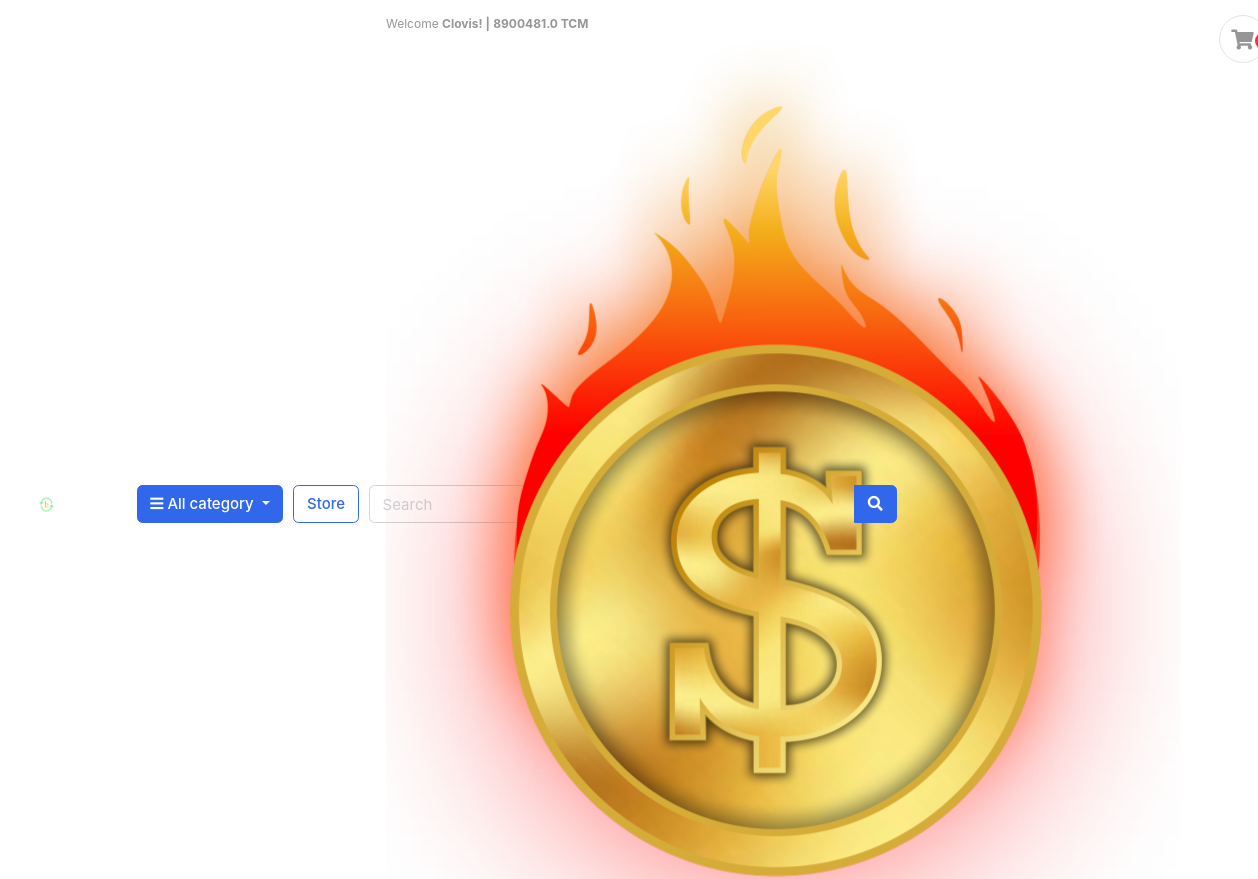
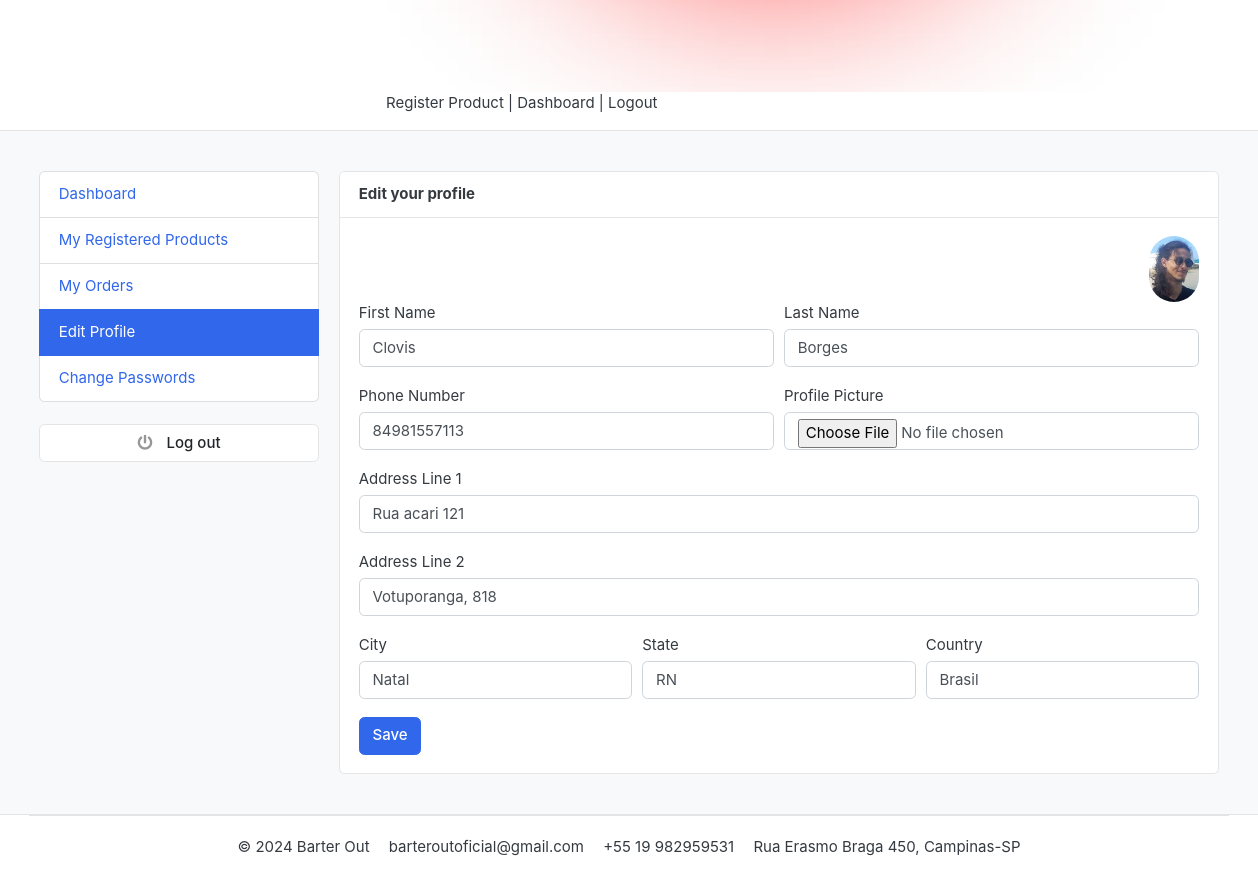
/accounts/edit_profile/ (signed in), run on the app's committed database (2 pictures, top to bottom).
### accounts/models.py (models this page shows, shortened)
class Account(AbstractBaseUser):
    first_name = models.CharField(max_length=50)
    last_name = models.CharField(max_length=50)
    username = models.CharField(max_length=50, blank=True, null=True)
    email = models.EmailField(max_length=100, unique=True)
    phone_number = models.CharField(max_length=50, blank=True)
    document = models.CharField(max_length=15, unique=True)
    address = models.CharField(max_length=100, blank=True, null=True)
    TCM_wallet = models.FloatField(default=0, editable=True)
    date_joined = models.DateTimeField(auto_now_add=True)
    last_login = models.DateTimeField(auto_now=True)
    is_admin = models.BooleanField(default=False)
    is_staff = models.BooleanField(default=False)
    is_active = models.BooleanField(default=False)
    is_superadmin = models.BooleanField(default=False)
    USERNAME_FIELD = 'email'
    REQUIRED_FIELDS = ['username', 'first_name',
                       'last_name', 'document', 'address', 'phone_number',]
    objects = MyAccountManager()

class UserProfile(models.Model):
    user = models.OneToOneField(Account, on_delete=models.CASCADE)
    address_line_1 = models.CharField(blank=True, max_length=100)
    address_line_2 = models.CharField(blank=True, max_length=100)
    profile_picture = models.ImageField(blank=True, upload_to='userprofile')
    city = models.CharField(blank=True, max_length=20)
    state = models.CharField(blank=True, max_length=20)
    country = models.CharField(blank=True, max_length=20)

### accounts/views.py (the view)
# urls.py: path('edit_profile/', views.edit_profile, name='edit_profile'),
@login_required(login_url='login')
def edit_profile(request):
    userprofile = get_object_or_404(UserProfile, user=request.user)
    if request.method == 'POST':
        user_form = UserForm(request.POST, instance=request.user)
        profile_form = UserProfileForm(
            request.POST, request.FILES, instance=userprofile)
        if user_form.is_valid() and profile_form.is_valid():
            user_form.save()
            profile_form.save()
            messages.success(request, 'Your profile has been updated.')
            return redirect('edit_profile')
    else:
        user_form = UserForm(instance=request.user)
        profile_form = UserProfileForm(instance=userprofile)
    context = {
        'user_form': user_form,
        'profile_form': profile_form,
        'userprofile': userprofile,
    }
    return render(request, 'accounts/edit_profile.html', context)

### accounts/forms.py
class UserForm(forms.ModelForm):
    class Meta:
        model = Account
        fields = ('first_name', 'last_name', 'phone_number')
    def __init__(self, *args, **kwargs):
        super(UserForm, self).__init__(*args, **kwargs)
        for field in self.fields:
            self.fields[field].widget.attrs['class'] = 'form-control'

class UserProfileForm(forms.ModelForm):
    profile_picture = forms.ImageField(required=False, error_messages={
                                       'invalid': ("Image files only")},
                                        widget=forms.FileInput)
    class Meta:
        model = UserProfile
        fields = ('address_line_1', 'address_line_2', 'city',
                  'state', 'country', 'profile_picture')
    def __init__(self, *args, **kwargs):
        super(UserProfileForm, self).__init__(*args, **kwargs)
        for field in self.fields:
            self.fields[field].widget.attrs['class'] = 'form-control'

### accounts/context_processors.py (called while the page is built)
def tcm_wallet(request):
    TCM_wallet = 0  # Valor padrão se o usuário não estiver logado ou se não houver TCM_wallet definido
    if request.user.is_authenticated:
        user = Account.objects.get(pk=request.user.pk)
        TCM_wallet = user.TCM_wallet
    return {'TCM_wallet': TCM_wallet}

### carts/context_processors.py (called while the page is built)
def counter(request):
    cart_count = 0
    if 'admin' in request.path:
        return {}
    else:
        try:
            cart = Cart.objects.filter(cart_id=_cart_id(request))
            if request.user.is_authenticated:
                cart_items = CartItem.objects.all().filter(user=request.user)
            else:
                cart_items = CartItem.objects.all().filter(cart=cart[:1])
            for cart_item in cart_items:
                cart_count += cart_item.quantity
        except Cart.DoesNotExist:
            cart_count = 0
    return dict(cart_count=cart_count)

### carts/views.py (called while the page is built)
def _cart_id(request):
    cart = request.session.session_key
    if not cart:
        cart = request.session.create()
    return cart

### category/context_processors.py (called while the page is built)
def menu_links(request):
    links = Category.objects.all()
    return dict(links=links)

### category/models.py (called while the page is built)
    def get_url(self):
        return reverse('products_by_category', args=[self.slug])

### templates/accounts/edit_profile.html (shortened to what this page needs)
{% extends 'base.html' %}
{% block content %}
<section class="section-conten padding-y bg">
<div class="container">
	<div class="row">
	{% include 'includes/dashboard_sidebar.html' %}
	<main class="col-md-9">
		<article class="card">
		<header class="card-header">
			<strong class="d-inline-block mr-3">Edit your profile</strong>
		</header>
		<div class="card-body">
			<div class="text-right">
				<img src="{{userprofile.profile_picture.url}}" alt="Profile Picture" width="50" style="border-radius:50px;">
			</div>
			<div class="row">
			<div class="col-md-12">
				<form action="{% url 'edit_profile' %}" method="POST" enctype="multipart/form-data">
					<div class="form-row">
						<div class="form-group col-md-6">
							<label>First Name</label>
							{{user_form.first_name}}
						</div>
						<div class="form-group col-md-6">
							<label>Last Name</label>
							{{user_form.last_name}}
						</div>
					</div>
					<div class="form-row">
						<div class="form-group col-md-6">
							<label>Phone Number</label>
							{{user_form.phone_number}}
						</div>
						<div class="form-group col-md-6">
							<label>Profile Picture</label>
							{{profile_form.profile_picture}}
						</div>
					</div>
					<div class="form-group">
						<label>Address Line 1</label>
						{{profile_form.address_line_1}}
					</div>
					<div class="form-group">
						<label>Address Line 2</label>
						{{profile_form.address_line_2}}
					</div>
					<div class="form-row">
						<div class="form-group col-md-4">
							<label>City</label>
							{{profile_form.city}}
						</div>
						<div class="form-group col-md-4">
							<label>State</label>
							{{profile_form.state}}
						</div>
						<div class="form-group col-md-4">
							<label>Country</label>
							{{profile_form.country}}
						</div>
					</div>
					<input type="submit" value="Save" class="btn btn-primary">
				</form>
			</div>
			</div>
		</div>
		</article>
	</main>
</div>
</div>
</section>
{% endblock %}

### templates/includes/navbar.html (shortened to what this page needs)
{% load static %}
<header class="section-header">
    <section class="header-main border-bottom">
        <div class="container">
            <div class="row align-items-center navbar-padding-right">
                <div class="col-md-1">
                    <a href="/" class="brand-wrap"><img class="logo-da-day" src="{% static './images/BARTER_OUT_logo.png' %}"></a>
                </div>
                <div class="col-lg col-sm col-md col-6 flex-grow-0">
                    <div class="category-wrap dropdown d-inline-block float-right">
                        <button type="button" class="btn btn-primary dropdown-toggle" data-toggle="dropdown">
                            <i class="fa fa-bars"></i> All category
                        </button>
                    </div>
                </div>
                <a href="{% url 'store' %}" class="btn btn-outline-primary">Store</a>
                <div class="col-lg col-md-6 col-sm-6">
                    <form action="{% url 'search' %}" class="search" method="GET">
                        <div class="input-group w-100">
                            <div class="input-group-append">
                                <button class="btn btn-primary" type="submit">
                                    <i class="fa fa-search"></i>
                                </button>
                            </div>
                        </div>
                    </form>
                </div>
                <div class="col-lg-3 col-sm-6 col-8 order-2 order-lg-3 nav-options">
                    <div class="d-flex justify-content-end mb-3 mb-lg-0 nav-options">
                        {% if user.id is None %}
                            <div class="widget-header">
                                <small class="title text-muted">Welcome guest!</small>
                                <div>
                                    <a href="{% url 'login' %}">Sign in</a> <span class="dark-transp"> | </span>
                                    <a href="{% url 'register' %}">Register</a>
                                </div>
                            </div>
                        {% else %}
                            <div class="widget-header">
                                <small class="title text-muted">
                                    Welcome    <b>  {{ user.first_name }}!  |</b>
                                    <b>  {{ TCM_wallet }} TCM</b>
                                    <span class="tcm-icon-container">
                                        <img class="tcm-icon" src="{% static 'images/BARTER_OUT.png' %}" alt="TCM Icon">
                                    </span>
                                </small>
                                <div class="widget-links">
                                    <a href="{% url 'register_product' %}">Register Product</a>
                                    <span class="dark-transp"> | </span>
                                    <a href="{% url 'dashboard' %}">Dashboard</a>
                                    <span class="dark-transp"> | </span>
                                    <a href="{% url 'logout' %}">Logout</a>
                                </div>
                            </div>
                        {% endif %}
                        <a href="{% url 'cart' %}" class="widget-header pl-3 ml-4">
                            <div class="icon icon-sm rounded-circle border"><i class="fa fa-shopping-cart"></i></div>
                            {% if cart_count > 0 %}
                                <span class="badge badge-pill badge-danger notify" style="margin-top: 20px">{{ cart_count }}</span>
                            {% endif %}
                        </a>
                    </div>
                </div>
            </div>
        </div>
    </section>
</header>

### static/css/ui.css (style rules this page uses)
html { font-family: "Inter", sans-serif; font-size: 15px; }
.icon-xs, .icon-sm, .icon-md, .icon-lg { display: inline-block; text-align: center; flex-shrink: 0; flex-grow: 0; }
.icon-sm { width: 48px; height: 48px; line-height: 48px !important; font-size: 20px; }
.padding-y { padding-top: 40px; padding-bottom: 40px; }
article:after, .form-group:after { display: block; clear: both; content: ""; }
.bg { background-color: #f8f9fa; }
.header-main { position: relative; padding-top: 1rem; padding-bottom: 1rem; }
.widget-header { display: inline-block; vertical-align: middle; position: relative; }
.widget-header a { color: #343a40; }
.widget-header i { color: #969696; }
.widget-header .title { display: block; }
.widget-header .notify { position: absolute; top: -3px; right: -10px; }
.notify { position: absolute; top: -4px; right: -10px; display: inline-block; padding: 0.25em 0.6em; font-size: 12px; line-height: 1; text-align: center; border-radius: 3rem; color: #fff; background-color: #fa3434; }

### static/css/custom.css (style rules this page uses)
.logo-da-day { height: 15px; width: 15px; }

### data on the page
Account: first_name "Clovis", TCM_wallet "8900481.0", last_name "Borges", phone_number "84981557113"
UserProfile: profile_picture (picture), address_line_1 "Rua acari 121", address_line_2 "Votuporanga, 818", city "Natal", state "RN", country "Brasil"
